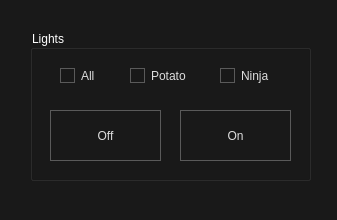
<?xml version="1.0" encoding="UTF-8"?>
<ui version="4.0">
 <class>AssistantRelay</class>
 <widget class="QMainWindow" name="AssistantRelay">
  <property name="geometry">
   <rect>
    <x>0</x>
    <y>0</y>
    <width>337</width>
    <height>220</height>
   </rect>
  </property>
  <property name="windowTitle">
   <string>Assistant Relay</string>
  </property>
  <property name="styleSheet">
   <string notr="true">background-color: #191919;color:white</string>
  </property>
  <widget class="QWidget" name="centralwidget">
   <widget class="QGroupBox" name="LightControl">
    <property name="geometry">
     <rect>
      <x>30</x>
      <y>30</y>
      <width>281</width>
      <height>151</height>
     </rect>
    </property>
    <property name="title">
     <string>Lights</string>
    </property>
    <property name="flat">
     <bool>true</bool>
    </property>
    <widget class="QRadioButton" name="allLightCheckBox">
     <property name="geometry">
      <rect>
       <x>30</x>
       <y>30</y>
       <width>61</width>
       <height>31</height>
      </rect>
     </property>
     <property name="styleSheet">
      <string notr="true">/*
	COLOR_DARK     = #191919
	COLOR_MEDIUM   = #353535
	COLOR_MEDLIGHT = #5A5A5A
	COLOR_LIGHT    = #DDDDDD
	COLOR_ACCENT   = #3D7848
*/

* {
	background: #191919;
	color: #DDDDDD;
	border: 1px solid #5A5A5A;
}

QWidget::item:selected {
	background: #3D7848;
}

QCheckBox, QRadioButton {
	border: none;
}

QRadioButton::indicator, QCheckBox::indicator {
	width: 13px;
	height: 13px;
}

QRadioButton::indicator::unchecked, QCheckBox::indicator::unchecked {
	border: 1px solid #5A5A5A;
	background: none;
}

QRadioButton::indicator:unchecked:hover, QCheckBox::indicator:unchecked:hover {
	border: 1px solid #DDDDDD;
}

QRadioButton::indicator::checked, QCheckBox::indicator::checked {
	border: 1px solid #5A5A5A;
	background: #5A5A5A;
}

QRadioButton::indicator:checked:hover, QCheckBox::indicator:checked:hover {
	border: 1px solid #DDDDDD;
	background: #DDDDDD;
}

QGroupBox {
	margin-top: 6px;
}

QGroupBox::title {
	top: -7px;
	left: 7px;
}

QScrollBar {
	border: 1px solid #5A5A5A;
	background: #191919;
}

QScrollBar:horizontal {
	height: 15px;
	margin: 0px 0px 0px 32px;
}

QScrollBar:vertical {
	width: 15px;
	margin: 32px 0px 0px 0px;
}

QScrollBar::handle {
	background: #353535;
	border: 1px solid #5A5A5A;
}

QScrollBar::handle:horizontal {
	border-width: 0px 1px 0px 1px;
}

QScrollBar::handle:vertical {
	border-width: 1px 0px 1px 0px;
}

QScrollBar::handle:horizontal {
	min-width: 20px;
}

QScrollBar::handle:vertical {
	min-height: 20px;
}

QScrollBar::add-line, QScrollBar::sub-line {
	background:#353535;
	border: 1px solid #5A5A5A;
	subcontrol-origin: margin;
}

QScrollBar::add-line {
	position: absolute;
}

QScrollBar::add-line:horizontal {
	width: 15px;
	subcontrol-position: left;
	left: 15px;
}

QScrollBar::add-line:vertical {
	height: 15px;
	subcontrol-position: top;
	top: 15px;
}

QScrollBar::sub-line:horizontal {
	width: 15px;
	subcontrol-position: top left;
}

QScrollBar::sub-line:vertical {
	height: 15px;
	subcontrol-position: top;
}

QScrollBar:left-arrow, QScrollBar::right-arrow, QScrollBar::up-arrow, QScrollBar::down-arrow {
	border: 1px solid #5A5A5A;
	width: 3px;
	height: 3px;
}

QScrollBar::add-page, QScrollBar::sub-page {
	background: none;
}

QAbstractButton:hover {
	background: #353535;
}

QAbstractButton:pressed {
	background: #5A5A5A;
}

QAbstractItemView {
	show-decoration-selected: 1;
	selection-background-color: #3D7848;
	selection-color: #DDDDDD;
	alternate-background-color: #353535;
}

QHeaderView {
	border: 1px solid #5A5A5A;
}

QHeaderView::section {
	background: #191919;
	border: 1px solid #5A5A5A;
	padding: 4px;
}

QHeaderView::section:selected, QHeaderView::section::checked {
	background: #353535;
}

QTableView {
	gridline-color: #5A5A5A;
}

QTabBar {
	margin-left: 2px;
}

QTabBar::tab {
	border-radius: 0px;
	padding: 4px;
	margin: 4px;
}

QTabBar::tab:selected {
	background: #353535;
}

QComboBox::down-arrow {
	border: 1px solid #5A5A5A;
	background: #353535;
}

QComboBox::drop-down {
	border: 1px solid #5A5A5A;
	background: #353535;
}

QComboBox::down-arrow {
	width: 3px;
	height: 3px;
	border: 1px solid #5A5A5A;
}

QAbstractSpinBox {
	padding-right: 15px;
}

QAbstractSpinBox::up-button, QAbstractSpinBox::down-button {
	border: 1px solid #5A5A5A;
	background: #353535;
	subcontrol-origin: border;
}

QAbstractSpinBox::up-arrow, QAbstractSpinBox::down-arrow {
	width: 3px;
	height: 3px;
	border: 1px solid #5A5A5A;
}

QSlider {
	border: none;
}

QSlider::groove:horizontal {
	height: 5px;
	margin: 4px 0px 4px 0px;
}

QSlider::groove:vertical {
	width: 5px;
	margin: 0px 4px 0px 4px;
}

QSlider::handle {
	border: 1px solid #5A5A5A;
	background: #353535;
}

QSlider::handle:horizontal {
	width: 15px;
	margin: -4px 0px -4px 0px;
}

QSlider::handle:vertical {
	height: 15px;
	margin: 0px -4px 0px -4px;
}

QSlider::add-page:vertical, QSlider::sub-page:horizontal {
	background: #3D7848;
}

QSlider::sub-page:vertical, QSlider::add-page:horizontal {
	background: #353535;
}

QLabel {
	border: none;
}

QProgressBar {
	text-align: center;
}

QProgressBar::chunk {
	width: 1px;
	background-color: #3D7848;
}

QMenu::separator {
	background: #353535;
}</string>
     </property>
     <property name="text">
      <string>All</string>
     </property>
    </widget>
    <widget class="QRadioButton" name="potatoLightCheckBox">
     <property name="geometry">
      <rect>
       <x>100</x>
       <y>30</y>
       <width>61</width>
       <height>31</height>
      </rect>
     </property>
     <property name="styleSheet">
      <string notr="true">/*
	COLOR_DARK     = #191919
	COLOR_MEDIUM   = #353535
	COLOR_MEDLIGHT = #5A5A5A
	COLOR_LIGHT    = #DDDDDD
	COLOR_ACCENT   = #3D7848
*/

* {
	background: #191919;
	color: #DDDDDD;
	border: 1px solid #5A5A5A;
}

QWidget::item:selected {
	background: #3D7848;
}

QCheckBox, QRadioButton {
	border: none;
}

QRadioButton::indicator, QCheckBox::indicator {
	width: 13px;
	height: 13px;
}

QRadioButton::indicator::unchecked, QCheckBox::indicator::unchecked {
	border: 1px solid #5A5A5A;
	background: none;
}

QRadioButton::indicator:unchecked:hover, QCheckBox::indicator:unchecked:hover {
	border: 1px solid #DDDDDD;
}

QRadioButton::indicator::checked, QCheckBox::indicator::checked {
	border: 1px solid #5A5A5A;
	background: #5A5A5A;
}

QRadioButton::indicator:checked:hover, QCheckBox::indicator:checked:hover {
	border: 1px solid #DDDDDD;
	background: #DDDDDD;
}

QGroupBox {
	margin-top: 6px;
}

QGroupBox::title {
	top: -7px;
	left: 7px;
}

QScrollBar {
	border: 1px solid #5A5A5A;
	background: #191919;
}

QScrollBar:horizontal {
	height: 15px;
	margin: 0px 0px 0px 32px;
}

QScrollBar:vertical {
	width: 15px;
	margin: 32px 0px 0px 0px;
}

QScrollBar::handle {
	background: #353535;
	border: 1px solid #5A5A5A;
}

QScrollBar::handle:horizontal {
	border-width: 0px 1px 0px 1px;
}

QScrollBar::handle:vertical {
	border-width: 1px 0px 1px 0px;
}

QScrollBar::handle:horizontal {
	min-width: 20px;
}

QScrollBar::handle:vertical {
	min-height: 20px;
}

QScrollBar::add-line, QScrollBar::sub-line {
	background:#353535;
	border: 1px solid #5A5A5A;
	subcontrol-origin: margin;
}

QScrollBar::add-line {
	position: absolute;
}

QScrollBar::add-line:horizontal {
	width: 15px;
	subcontrol-position: left;
	left: 15px;
}

QScrollBar::add-line:vertical {
	height: 15px;
	subcontrol-position: top;
	top: 15px;
}

QScrollBar::sub-line:horizontal {
	width: 15px;
	subcontrol-position: top left;
}

QScrollBar::sub-line:vertical {
	height: 15px;
	subcontrol-position: top;
}

QScrollBar:left-arrow, QScrollBar::right-arrow, QScrollBar::up-arrow, QScrollBar::down-arrow {
	border: 1px solid #5A5A5A;
	width: 3px;
	height: 3px;
}

QScrollBar::add-page, QScrollBar::sub-page {
	background: none;
}

QAbstractButton:hover {
	background: #353535;
}

QAbstractButton:pressed {
	background: #5A5A5A;
}

QAbstractItemView {
	show-decoration-selected: 1;
	selection-background-color: #3D7848;
	selection-color: #DDDDDD;
	alternate-background-color: #353535;
}

QHeaderView {
	border: 1px solid #5A5A5A;
}

QHeaderView::section {
	background: #191919;
	border: 1px solid #5A5A5A;
	padding: 4px;
}

QHeaderView::section:selected, QHeaderView::section::checked {
	background: #353535;
}

QTableView {
	gridline-color: #5A5A5A;
}

QTabBar {
	margin-left: 2px;
}

QTabBar::tab {
	border-radius: 0px;
	padding: 4px;
	margin: 4px;
}

QTabBar::tab:selected {
	background: #353535;
}

QComboBox::down-arrow {
	border: 1px solid #5A5A5A;
	background: #353535;
}

QComboBox::drop-down {
	border: 1px solid #5A5A5A;
	background: #353535;
}

QComboBox::down-arrow {
	width: 3px;
	height: 3px;
	border: 1px solid #5A5A5A;
}

QAbstractSpinBox {
	padding-right: 15px;
}

QAbstractSpinBox::up-button, QAbstractSpinBox::down-button {
	border: 1px solid #5A5A5A;
	background: #353535;
	subcontrol-origin: border;
}

QAbstractSpinBox::up-arrow, QAbstractSpinBox::down-arrow {
	width: 3px;
	height: 3px;
	border: 1px solid #5A5A5A;
}

QSlider {
	border: none;
}

QSlider::groove:horizontal {
	height: 5px;
	margin: 4px 0px 4px 0px;
}

QSlider::groove:vertical {
	width: 5px;
	margin: 0px 4px 0px 4px;
}

QSlider::handle {
	border: 1px solid #5A5A5A;
	background: #353535;
}

QSlider::handle:horizontal {
	width: 15px;
	margin: -4px 0px -4px 0px;
}

QSlider::handle:vertical {
	height: 15px;
	margin: 0px -4px 0px -4px;
}

QSlider::add-page:vertical, QSlider::sub-page:horizontal {
	background: #3D7848;
}

QSlider::sub-page:vertical, QSlider::add-page:horizontal {
	background: #353535;
}

QLabel {
	border: none;
}

QProgressBar {
	text-align: center;
}

QProgressBar::chunk {
	width: 1px;
	background-color: #3D7848;
}

QMenu::separator {
	background: #353535;
}</string>
     </property>
     <property name="text">
      <string>Potato</string>
     </property>
    </widget>
    <widget class="QRadioButton" name="ninjaLightCheckBox">
     <property name="geometry">
      <rect>
       <x>190</x>
       <y>30</y>
       <width>61</width>
       <height>31</height>
      </rect>
     </property>
     <property name="styleSheet">
      <string notr="true">/*
	COLOR_DARK     = #191919
	COLOR_MEDIUM   = #353535
	COLOR_MEDLIGHT = #5A5A5A
	COLOR_LIGHT    = #DDDDDD
	COLOR_ACCENT   = #3D7848
*/

* {
	background: #191919;
	color: #DDDDDD;
	border: 1px solid #5A5A5A;
}

QWidget::item:selected {
	background: #3D7848;
}

QCheckBox, QRadioButton {
	border: none;
}

QRadioButton::indicator, QCheckBox::indicator {
	width: 13px;
	height: 13px;
}

QRadioButton::indicator::unchecked, QCheckBox::indicator::unchecked {
	border: 1px solid #5A5A5A;
	background: none;
}

QRadioButton::indicator:unchecked:hover, QCheckBox::indicator:unchecked:hover {
	border: 1px solid #DDDDDD;
}

QRadioButton::indicator::checked, QCheckBox::indicator::checked {
	border: 1px solid #5A5A5A;
	background: #5A5A5A;
}

QRadioButton::indicator:checked:hover, QCheckBox::indicator:checked:hover {
	border: 1px solid #DDDDDD;
	background: #DDDDDD;
}

QGroupBox {
	margin-top: 6px;
}

QGroupBox::title {
	top: -7px;
	left: 7px;
}

QScrollBar {
	border: 1px solid #5A5A5A;
	background: #191919;
}

QScrollBar:horizontal {
	height: 15px;
	margin: 0px 0px 0px 32px;
}

QScrollBar:vertical {
	width: 15px;
	margin: 32px 0px 0px 0px;
}

QScrollBar::handle {
	background: #353535;
	border: 1px solid #5A5A5A;
}

QScrollBar::handle:horizontal {
	border-width: 0px 1px 0px 1px;
}

QScrollBar::handle:vertical {
	border-width: 1px 0px 1px 0px;
}

QScrollBar::handle:horizontal {
	min-width: 20px;
}

QScrollBar::handle:vertical {
	min-height: 20px;
}

QScrollBar::add-line, QScrollBar::sub-line {
	background:#353535;
	border: 1px solid #5A5A5A;
	subcontrol-origin: margin;
}

QScrollBar::add-line {
	position: absolute;
}

QScrollBar::add-line:horizontal {
	width: 15px;
	subcontrol-position: left;
	left: 15px;
}

QScrollBar::add-line:vertical {
	height: 15px;
	subcontrol-position: top;
	top: 15px;
}

QScrollBar::sub-line:horizontal {
	width: 15px;
	subcontrol-position: top left;
}

QScrollBar::sub-line:vertical {
	height: 15px;
	subcontrol-position: top;
}

QScrollBar:left-arrow, QScrollBar::right-arrow, QScrollBar::up-arrow, QScrollBar::down-arrow {
	border: 1px solid #5A5A5A;
	width: 3px;
	height: 3px;
}

QScrollBar::add-page, QScrollBar::sub-page {
	background: none;
}

QAbstractButton:hover {
	background: #353535;
}

QAbstractButton:pressed {
	background: #5A5A5A;
}

QAbstractItemView {
	show-decoration-selected: 1;
	selection-background-color: #3D7848;
	selection-color: #DDDDDD;
	alternate-background-color: #353535;
}

QHeaderView {
	border: 1px solid #5A5A5A;
}

QHeaderView::section {
	background: #191919;
	border: 1px solid #5A5A5A;
	padding: 4px;
}

QHeaderView::section:selected, QHeaderView::section::checked {
	background: #353535;
}

QTableView {
	gridline-color: #5A5A5A;
}

QTabBar {
	margin-left: 2px;
}

QTabBar::tab {
	border-radius: 0px;
	padding: 4px;
	margin: 4px;
}

QTabBar::tab:selected {
	background: #353535;
}

QComboBox::down-arrow {
	border: 1px solid #5A5A5A;
	background: #353535;
}

QComboBox::drop-down {
	border: 1px solid #5A5A5A;
	background: #353535;
}

QComboBox::down-arrow {
	width: 3px;
	height: 3px;
	border: 1px solid #5A5A5A;
}

QAbstractSpinBox {
	padding-right: 15px;
}

QAbstractSpinBox::up-button, QAbstractSpinBox::down-button {
	border: 1px solid #5A5A5A;
	background: #353535;
	subcontrol-origin: border;
}

QAbstractSpinBox::up-arrow, QAbstractSpinBox::down-arrow {
	width: 3px;
	height: 3px;
	border: 1px solid #5A5A5A;
}

QSlider {
	border: none;
}

QSlider::groove:horizontal {
	height: 5px;
	margin: 4px 0px 4px 0px;
}

QSlider::groove:vertical {
	width: 5px;
	margin: 0px 4px 0px 4px;
}

QSlider::handle {
	border: 1px solid #5A5A5A;
	background: #353535;
}

QSlider::handle:horizontal {
	width: 15px;
	margin: -4px 0px -4px 0px;
}

QSlider::handle:vertical {
	height: 15px;
	margin: 0px -4px 0px -4px;
}

QSlider::add-page:vertical, QSlider::sub-page:horizontal {
	background: #3D7848;
}

QSlider::sub-page:vertical, QSlider::add-page:horizontal {
	background: #353535;
}

QLabel {
	border: none;
}

QProgressBar {
	text-align: center;
}

QProgressBar::chunk {
	width: 1px;
	background-color: #3D7848;
}

QMenu::separator {
	background: #353535;
}</string>
     </property>
     <property name="text">
      <string>Ninja</string>
     </property>
    </widget>
    <widget class="QPushButton" name="lightsOffButton">
     <property name="geometry">
      <rect>
       <x>20</x>
       <y>80</y>
       <width>111</width>
       <height>51</height>
      </rect>
     </property>
     <property name="styleSheet">
      <string notr="true">/*
	COLOR_DARK     = #191919
	COLOR_MEDIUM   = #353535
	COLOR_MEDLIGHT = #5A5A5A
	COLOR_LIGHT    = #DDDDDD
	COLOR_ACCENT   = #3D7848
*/

* {
	background: #191919;
	color: #DDDDDD;
	border: 1px solid #5A5A5A;
}

QWidget::item:selected {
	background: #3D7848;
}

QCheckBox, QRadioButton {
	border: none;
}

QRadioButton::indicator, QCheckBox::indicator {
	width: 13px;
	height: 13px;
}

QRadioButton::indicator::unchecked, QCheckBox::indicator::unchecked {
	border: 1px solid #5A5A5A;
	background: none;
}

QRadioButton::indicator:unchecked:hover, QCheckBox::indicator:unchecked:hover {
	border: 1px solid #DDDDDD;
}

QRadioButton::indicator::checked, QCheckBox::indicator::checked {
	border: 1px solid #5A5A5A;
	background: #5A5A5A;
}

QRadioButton::indicator:checked:hover, QCheckBox::indicator:checked:hover {
	border: 1px solid #DDDDDD;
	background: #DDDDDD;
}

QGroupBox {
	margin-top: 6px;
}

QGroupBox::title {
	top: -7px;
	left: 7px;
}

QScrollBar {
	border: 1px solid #5A5A5A;
	background: #191919;
}

QScrollBar:horizontal {
	height: 15px;
	margin: 0px 0px 0px 32px;
}

QScrollBar:vertical {
	width: 15px;
	margin: 32px 0px 0px 0px;
}

QScrollBar::handle {
	background: #353535;
	border: 1px solid #5A5A5A;
}

QScrollBar::handle:horizontal {
	border-width: 0px 1px 0px 1px;
}

QScrollBar::handle:vertical {
	border-width: 1px 0px 1px 0px;
}

QScrollBar::handle:horizontal {
	min-width: 20px;
}

QScrollBar::handle:vertical {
	min-height: 20px;
}

QScrollBar::add-line, QScrollBar::sub-line {
	background:#353535;
	border: 1px solid #5A5A5A;
	subcontrol-origin: margin;
}

QScrollBar::add-line {
	position: absolute;
}

QScrollBar::add-line:horizontal {
	width: 15px;
	subcontrol-position: left;
	left: 15px;
}

QScrollBar::add-line:vertical {
	height: 15px;
	subcontrol-position: top;
	top: 15px;
}

QScrollBar::sub-line:horizontal {
	width: 15px;
	subcontrol-position: top left;
}

QScrollBar::sub-line:vertical {
	height: 15px;
	subcontrol-position: top;
}

QScrollBar:left-arrow, QScrollBar::right-arrow, QScrollBar::up-arrow, QScrollBar::down-arrow {
	border: 1px solid #5A5A5A;
	width: 3px;
	height: 3px;
}

QScrollBar::add-page, QScrollBar::sub-page {
	background: none;
}

QAbstractButton:hover {
	background: #353535;
}

QAbstractButton:pressed {
	background: #5A5A5A;
}

QAbstractItemView {
	show-decoration-selected: 1;
	selection-background-color: #3D7848;
	selection-color: #DDDDDD;
	alternate-background-color: #353535;
}

QHeaderView {
	border: 1px solid #5A5A5A;
}

QHeaderView::section {
	background: #191919;
	border: 1px solid #5A5A5A;
	padding: 4px;
}

QHeaderView::section:selected, QHeaderView::section::checked {
	background: #353535;
}

QTableView {
	gridline-color: #5A5A5A;
}

QTabBar {
	margin-left: 2px;
}

QTabBar::tab {
	border-radius: 0px;
	padding: 4px;
	margin: 4px;
}

QTabBar::tab:selected {
	background: #353535;
}

QComboBox::down-arrow {
	border: 1px solid #5A5A5A;
	background: #353535;
}

QComboBox::drop-down {
	border: 1px solid #5A5A5A;
	background: #353535;
}

QComboBox::down-arrow {
	width: 3px;
	height: 3px;
	border: 1px solid #5A5A5A;
}

QAbstractSpinBox {
	padding-right: 15px;
}

QAbstractSpinBox::up-button, QAbstractSpinBox::down-button {
	border: 1px solid #5A5A5A;
	background: #353535;
	subcontrol-origin: border;
}

QAbstractSpinBox::up-arrow, QAbstractSpinBox::down-arrow {
	width: 3px;
	height: 3px;
	border: 1px solid #5A5A5A;
}

QSlider {
	border: none;
}

QSlider::groove:horizontal {
	height: 5px;
	margin: 4px 0px 4px 0px;
}

QSlider::groove:vertical {
	width: 5px;
	margin: 0px 4px 0px 4px;
}

QSlider::handle {
	border: 1px solid #5A5A5A;
	background: #353535;
}

QSlider::handle:horizontal {
	width: 15px;
	margin: -4px 0px -4px 0px;
}

QSlider::handle:vertical {
	height: 15px;
	margin: 0px -4px 0px -4px;
}

QSlider::add-page:vertical, QSlider::sub-page:horizontal {
	background: #3D7848;
}

QSlider::sub-page:vertical, QSlider::add-page:horizontal {
	background: #353535;
}

QLabel {
	border: none;
}

QProgressBar {
	text-align: center;
}

QProgressBar::chunk {
	width: 1px;
	background-color: #3D7848;
}

QMenu::separator {
	background: #353535;
}</string>
     </property>
     <property name="text">
      <string>Off</string>
     </property>
    </widget>
    <widget class="QPushButton" name="lightsOnButton">
     <property name="geometry">
      <rect>
       <x>150</x>
       <y>80</y>
       <width>111</width>
       <height>51</height>
      </rect>
     </property>
     <property name="styleSheet">
      <string notr="true">/*
	COLOR_DARK     = #191919
	COLOR_MEDIUM   = #353535
	COLOR_MEDLIGHT = #5A5A5A
	COLOR_LIGHT    = #DDDDDD
	COLOR_ACCENT   = #3D7848
*/

* {
	background: #191919;
	color: #DDDDDD;
	border: 1px solid #5A5A5A;
}

QWidget::item:selected {
	background: #3D7848;
}

QCheckBox, QRadioButton {
	border: none;
}

QRadioButton::indicator, QCheckBox::indicator {
	width: 13px;
	height: 13px;
}

QRadioButton::indicator::unchecked, QCheckBox::indicator::unchecked {
	border: 1px solid #5A5A5A;
	background: none;
}

QRadioButton::indicator:unchecked:hover, QCheckBox::indicator:unchecked:hover {
	border: 1px solid #DDDDDD;
}

QRadioButton::indicator::checked, QCheckBox::indicator::checked {
	border: 1px solid #5A5A5A;
	background: #5A5A5A;
}

QRadioButton::indicator:checked:hover, QCheckBox::indicator:checked:hover {
	border: 1px solid #DDDDDD;
	background: #DDDDDD;
}

QGroupBox {
	margin-top: 6px;
}

QGroupBox::title {
	top: -7px;
	left: 7px;
}

QScrollBar {
	border: 1px solid #5A5A5A;
	background: #191919;
}

QScrollBar:horizontal {
	height: 15px;
	margin: 0px 0px 0px 32px;
}

QScrollBar:vertical {
	width: 15px;
	margin: 32px 0px 0px 0px;
}

QScrollBar::handle {
	background: #353535;
	border: 1px solid #5A5A5A;
}

QScrollBar::handle:horizontal {
	border-width: 0px 1px 0px 1px;
}

QScrollBar::handle:vertical {
	border-width: 1px 0px 1px 0px;
}

QScrollBar::handle:horizontal {
	min-width: 20px;
}

QScrollBar::handle:vertical {
	min-height: 20px;
}

QScrollBar::add-line, QScrollBar::sub-line {
	background:#353535;
	border: 1px solid #5A5A5A;
	subcontrol-origin: margin;
}

QScrollBar::add-line {
	position: absolute;
}

QScrollBar::add-line:horizontal {
	width: 15px;
	subcontrol-position: left;
	left: 15px;
}

QScrollBar::add-line:vertical {
	height: 15px;
	subcontrol-position: top;
	top: 15px;
}

QScrollBar::sub-line:horizontal {
	width: 15px;
	subcontrol-position: top left;
}

QScrollBar::sub-line:vertical {
	height: 15px;
	subcontrol-position: top;
}

QScrollBar:left-arrow, QScrollBar::right-arrow, QScrollBar::up-arrow, QScrollBar::down-arrow {
	border: 1px solid #5A5A5A;
	width: 3px;
	height: 3px;
}

QScrollBar::add-page, QScrollBar::sub-page {
	background: none;
}

QAbstractButton:hover {
	background: #353535;
}

QAbstractButton:pressed {
	background: #5A5A5A;
}

QAbstractItemView {
	show-decoration-selected: 1;
	selection-background-color: #3D7848;
	selection-color: #DDDDDD;
	alternate-background-color: #353535;
}

QHeaderView {
	border: 1px solid #5A5A5A;
}

QHeaderView::section {
	background: #191919;
	border: 1px solid #5A5A5A;
	padding: 4px;
}

QHeaderView::section:selected, QHeaderView::section::checked {
	background: #353535;
}

QTableView {
	gridline-color: #5A5A5A;
}

QTabBar {
	margin-left: 2px;
}

QTabBar::tab {
	border-radius: 0px;
	padding: 4px;
	margin: 4px;
}

QTabBar::tab:selected {
	background: #353535;
}

QComboBox::down-arrow {
	border: 1px solid #5A5A5A;
	background: #353535;
}

QComboBox::drop-down {
	border: 1px solid #5A5A5A;
	background: #353535;
}

QComboBox::down-arrow {
	width: 3px;
	height: 3px;
	border: 1px solid #5A5A5A;
}

QAbstractSpinBox {
	padding-right: 15px;
}

QAbstractSpinBox::up-button, QAbstractSpinBox::down-button {
	border: 1px solid #5A5A5A;
	background: #353535;
	subcontrol-origin: border;
}

QAbstractSpinBox::up-arrow, QAbstractSpinBox::down-arrow {
	width: 3px;
	height: 3px;
	border: 1px solid #5A5A5A;
}

QSlider {
	border: none;
}

QSlider::groove:horizontal {
	height: 5px;
	margin: 4px 0px 4px 0px;
}

QSlider::groove:vertical {
	width: 5px;
	margin: 0px 4px 0px 4px;
}

QSlider::handle {
	border: 1px solid #5A5A5A;
	background: #353535;
}

QSlider::handle:horizontal {
	width: 15px;
	margin: -4px 0px -4px 0px;
}

QSlider::handle:vertical {
	height: 15px;
	margin: 0px -4px 0px -4px;
}

QSlider::add-page:vertical, QSlider::sub-page:horizontal {
	background: #3D7848;
}

QSlider::sub-page:vertical, QSlider::add-page:horizontal {
	background: #353535;
}

QLabel {
	border: none;
}

QProgressBar {
	text-align: center;
}

QProgressBar::chunk {
	width: 1px;
	background-color: #3D7848;
}

QMenu::separator {
	background: #353535;
}</string>
     </property>
     <property name="text">
      <string>On</string>
     </property>
    </widget>
   </widget>
  </widget>
  <widget class="QStatusBar" name="statusbar"/>
 </widget>
 <resources/>
 <connections/>
</ui>
